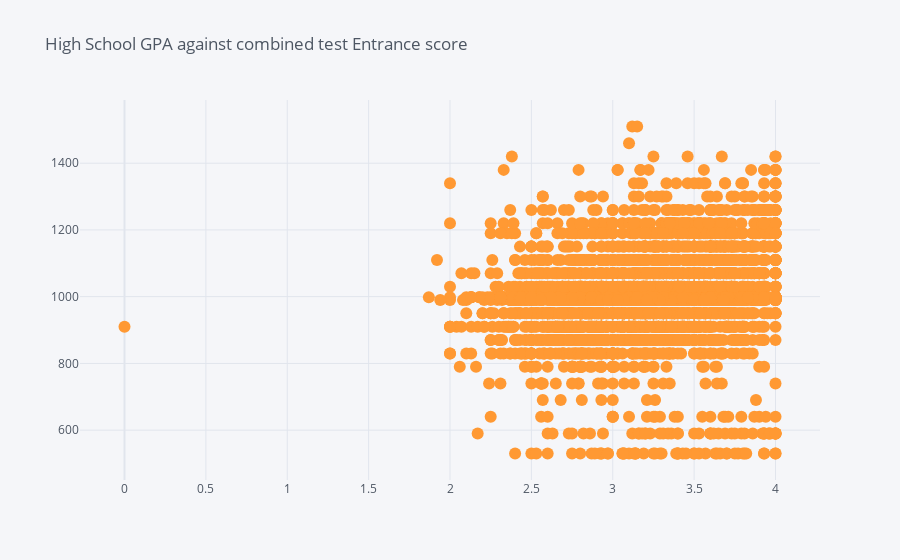

Notebook code for this chart:
### Code cell
print('Before dealing with missing values and outlier in HIGH_SCHL_GPA columns')
Performance_Record.iplot(kind='scatter',x='HIGH_SCHL_GPA',y='STDNT_TEST_ENTRANCE_COMB',mode='markers',
                        title='High School GPA against combined test Entrance score')

### Figure 1 — Plotly figure (JSON) as saved in the notebook; plotly's stock layout.template omitted (floating-point values rounded to 4 significant figures; data arrays with more than 128 entries replaced by an {"elided": "..."} marker saying what was removed)
{"data": [{"line": {"color": "rgba(255, 153, 51, 1.0)", "dash": "solid", "shape": "linear", "width": 1.3}, "marker": {"size": 12, "symbol": "circle"}, "mode": "markers", "name": "STDNT_TEST_ENTRANCE_COMB", "text": "", "type": "scatter", "x": {"elided": "3400 float values"}, "y": {"elided": "3400 int values"}}], "layout": {"legend": {"bgcolor": "#F5F6F9", "font": {"color": "#4D5663"}}, "paper_bgcolor": "#F5F6F9", "plot_bgcolor": "#F5F6F9", "title": {"font": {"color": "#4D5663"}, "text": "High School GPA against combined test Entrance score"}, "xaxis": {"gridcolor": "#E1E5ED", "showgrid": true, "tickfont": {"color": "#4D5663"}, "title": {"font": {"color": "#4D5663"}, "text": ""}, "zerolinecolor": "#E1E5ED"}, "yaxis": {"gridcolor": "#E1E5ED", "showgrid": true, "tickfont": {"color": "#4D5663"}, "title": {"font": {"color": "#4D5663"}, "text": ""}, "zerolinecolor": "#E1E5ED"}}}
